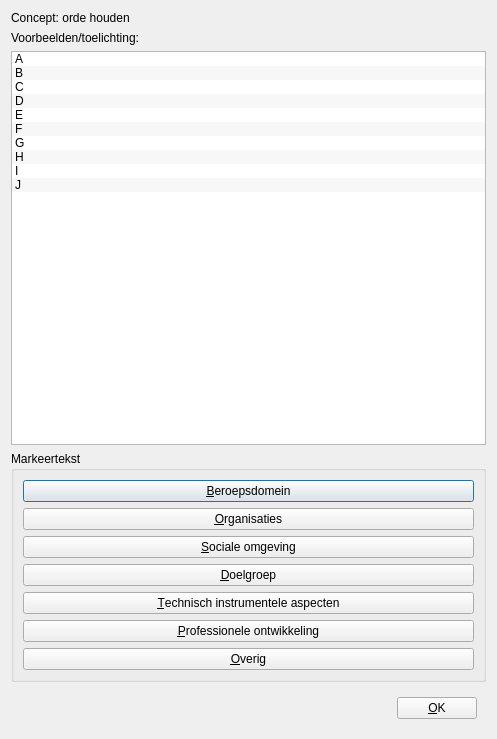
<?xml version="1.0" encoding="UTF-8"?>
<ui version="4.0">
 <class>QtPvdbRateExamplesDialog</class>
 <widget class="QDialog" name="QtPvdbRateExamplesDialog">
  <property name="geometry">
   <rect>
    <x>0</x>
    <y>0</y>
    <width>497</width>
    <height>739</height>
   </rect>
  </property>
  <property name="windowTitle">
   <string>Evalueer voorbeelden</string>
  </property>
  <property name="windowIcon">
   <iconset resource="Brainweaver.qrc">
    <normaloff>:/images/PicArrow14x14.png</normaloff>:/images/PicArrow14x14.png</iconset>
  </property>
  <layout class="QVBoxLayout" name="verticalLayout">
   <item>
    <widget class="QLabel" name="label_concept_name">
     <property name="text">
      <string>Concept: orde houden</string>
     </property>
     <property name="wordWrap">
      <bool>true</bool>
     </property>
    </widget>
   </item>
   <item>
    <widget class="QLabel" name="label_above_list">
     <property name="text">
      <string>Voorbeelden/toelichting:</string>
     </property>
    </widget>
   </item>
   <item>
    <widget class="QListWidget" name="list">
     <property name="verticalScrollBarPolicy">
      <enum>Qt::ScrollBarAsNeeded</enum>
     </property>
     <property name="alternatingRowColors">
      <bool>true</bool>
     </property>
     <property name="resizeMode">
      <enum>QListView::Adjust</enum>
     </property>
     <property name="wordWrap">
      <bool>true</bool>
     </property>
     <item>
      <property name="text">
       <string>A</string>
      </property>
      <property name="icon">
       <iconset resource="Brainweaver.qrc">
        <normaloff>:/images/PicRed14x14.png</normaloff>:/images/PicRed14x14.png</iconset>
      </property>
     </item>
     <item>
      <property name="text">
       <string>B</string>
      </property>
      <property name="icon">
       <iconset resource="Brainweaver.qrc">
        <normaloff>:/images/PicOrange14x14.png</normaloff>:/images/PicOrange14x14.png</iconset>
      </property>
     </item>
     <item>
      <property name="text">
       <string>C</string>
      </property>
      <property name="icon">
       <iconset resource="Brainweaver.qrc">
        <normaloff>:/images/PicYellow14x14.png</normaloff>:/images/PicYellow14x14.png</iconset>
      </property>
     </item>
     <item>
      <property name="text">
       <string>D</string>
      </property>
      <property name="icon">
       <iconset resource="Brainweaver.qrc">
        <normaloff>:/images/PicGreen14x14.png</normaloff>:/images/PicGreen14x14.png</iconset>
      </property>
     </item>
     <item>
      <property name="text">
       <string>E</string>
      </property>
      <property name="icon">
       <iconset resource="Brainweaver.qrc">
        <normaloff>:/images/PicCyan14x14.png</normaloff>:/images/PicCyan14x14.png</iconset>
      </property>
     </item>
     <item>
      <property name="text">
       <string>F</string>
      </property>
      <property name="icon">
       <iconset resource="Brainweaver.qrc">
        <normaloff>:/images/PicBlue14x14.png</normaloff>:/images/PicBlue14x14.png</iconset>
      </property>
     </item>
     <item>
      <property name="text">
       <string>G</string>
      </property>
      <property name="icon">
       <iconset resource="Brainweaver.qrc">
        <normaloff>:/images/PicPurple14x14.png</normaloff>:/images/PicPurple14x14.png</iconset>
      </property>
     </item>
     <item>
      <property name="text">
       <string>H</string>
      </property>
      <property name="icon">
       <iconset resource="Brainweaver.qrc">
        <normaloff>:/images/PicWhite14x14.png</normaloff>:/images/PicWhite14x14.png</iconset>
      </property>
     </item>
     <item>
      <property name="text">
       <string>I</string>
      </property>
      <property name="icon">
       <iconset resource="Brainweaver.qrc">
        <normaloff>:/images/PicWhite14x14.png</normaloff>:/images/PicWhite14x14.png</iconset>
      </property>
     </item>
     <item>
      <property name="text">
       <string>J</string>
      </property>
      <property name="icon">
       <iconset resource="Brainweaver.qrc">
        <normaloff>:/images/PicWhite14x14.png</normaloff>:/images/PicWhite14x14.png</iconset>
      </property>
     </item>
    </widget>
   </item>
   <item>
    <widget class="QGroupBox" name="groupBox">
     <property name="layoutDirection">
      <enum>Qt::LeftToRight</enum>
     </property>
     <property name="title">
      <string>Markeertekst</string>
     </property>
     <layout class="QVBoxLayout" name="verticalLayout_2">
      <item>
       <widget class="QPushButton" name="button_prof">
        <property name="sizePolicy">
         <sizepolicy hsizetype="Minimum" vsizetype="Minimum">
          <horstretch>0</horstretch>
          <verstretch>0</verstretch>
         </sizepolicy>
        </property>
        <property name="text">
         <string>&amp;Beroepsdomein</string>
        </property>
        <property name="icon">
         <iconset resource="Brainweaver.qrc">
          <normaloff>:/images/PicRed14x14.png</normaloff>:/images/PicRed14x14.png</iconset>
        </property>
        <property name="checkable">
         <bool>false</bool>
        </property>
        <property name="flat">
         <bool>false</bool>
        </property>
       </widget>
      </item>
      <item>
       <widget class="QPushButton" name="button_organisations">
        <property name="sizePolicy">
         <sizepolicy hsizetype="Minimum" vsizetype="Minimum">
          <horstretch>0</horstretch>
          <verstretch>0</verstretch>
         </sizepolicy>
        </property>
        <property name="text">
         <string>&amp;Organisaties</string>
        </property>
        <property name="icon">
         <iconset resource="Brainweaver.qrc">
          <normaloff>:/images/PicOrange14x14.png</normaloff>:/images/PicOrange14x14.png</iconset>
        </property>
       </widget>
      </item>
      <item>
       <widget class="QPushButton" name="button_social">
        <property name="sizePolicy">
         <sizepolicy hsizetype="Minimum" vsizetype="Minimum">
          <horstretch>0</horstretch>
          <verstretch>0</verstretch>
         </sizepolicy>
        </property>
        <property name="text">
         <string>&amp;Sociale omgeving</string>
        </property>
        <property name="icon">
         <iconset resource="Brainweaver.qrc">
          <normaloff>:/images/PicYellow14x14.png</normaloff>:/images/PicYellow14x14.png</iconset>
        </property>
       </widget>
      </item>
      <item>
       <widget class="QPushButton" name="button_target_audience">
        <property name="sizePolicy">
         <sizepolicy hsizetype="Minimum" vsizetype="Minimum">
          <horstretch>0</horstretch>
          <verstretch>0</verstretch>
         </sizepolicy>
        </property>
        <property name="text">
         <string>&amp;Doelgroep</string>
        </property>
        <property name="icon">
         <iconset resource="Brainweaver.qrc">
          <normaloff>:/images/PicGreen14x14.png</normaloff>:/images/PicGreen14x14.png</iconset>
        </property>
       </widget>
      </item>
      <item>
       <widget class="QPushButton" name="button_ti_knowledge">
        <property name="sizePolicy">
         <sizepolicy hsizetype="Minimum" vsizetype="Minimum">
          <horstretch>0</horstretch>
          <verstretch>0</verstretch>
         </sizepolicy>
        </property>
        <property name="text">
         <string>&amp;Technisch instrumentele aspecten</string>
        </property>
        <property name="icon">
         <iconset resource="Brainweaver.qrc">
          <normaloff>:/images/PicCyan14x14.png</normaloff>:/images/PicCyan14x14.png</iconset>
        </property>
       </widget>
      </item>
      <item>
       <widget class="QPushButton" name="button_prof_development">
        <property name="sizePolicy">
         <sizepolicy hsizetype="Minimum" vsizetype="Minimum">
          <horstretch>0</horstretch>
          <verstretch>0</verstretch>
         </sizepolicy>
        </property>
        <property name="text">
         <string>&amp;Professionele ontwikkeling</string>
        </property>
        <property name="icon">
         <iconset resource="Brainweaver.qrc">
          <normaloff>:/images/PicBlue14x14.png</normaloff>:/images/PicBlue14x14.png</iconset>
        </property>
       </widget>
      </item>
      <item>
       <widget class="QPushButton" name="button_misc">
        <property name="sizePolicy">
         <sizepolicy hsizetype="Minimum" vsizetype="Minimum">
          <horstretch>0</horstretch>
          <verstretch>0</verstretch>
         </sizepolicy>
        </property>
        <property name="text">
         <string>&amp;Overig</string>
        </property>
        <property name="icon">
         <iconset resource="Brainweaver.qrc">
          <normaloff>:/images/PicPurple14x14.png</normaloff>:/images/PicPurple14x14.png</iconset>
        </property>
       </widget>
      </item>
     </layout>
    </widget>
   </item>
   <item>
    <widget class="QWidget" name="widget" native="true">
     <layout class="QHBoxLayout" name="horizontalLayout_2">
      <item>
       <spacer name="horizontalSpacer">
        <property name="orientation">
         <enum>Qt::Horizontal</enum>
        </property>
        <property name="sizeHint" stdset="0">
         <size>
          <width>40</width>
          <height>20</height>
         </size>
        </property>
       </spacer>
      </item>
      <item>
       <widget class="QPushButton" name="button_ok">
        <property name="text">
         <string>&amp;OK</string>
        </property>
       </widget>
      </item>
     </layout>
    </widget>
   </item>
  </layout>
 </widget>
 <resources>
  <include location="Brainweaver.qrc"/>
 </resources>
 <connections/>
</ui>
